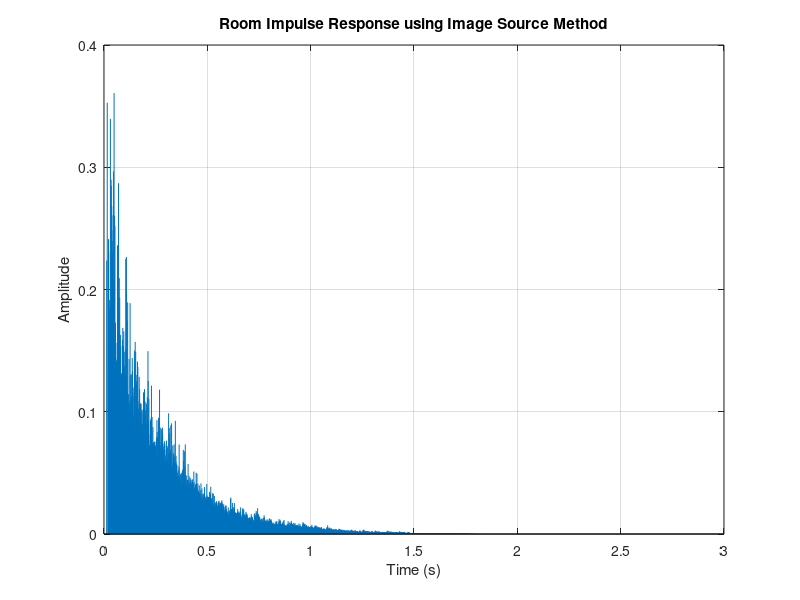

This figure's MATLAB source:
%% MATLAB Starter Code for Image Source Method (ISM)
% This script generates a room impulse response using the Image Source Method.
% It is intended as a starting point for your DSP Assessment.
%
% Key Features:
%   1. Define a custom cuboid room (length, width, height).
%   2. Specify positions for the sound source and receiver.
%   3. Compute reflections up to a user-defined reflection order.
%   4. Include placeholders to incorporate absorption coefficients for each room surface.
%   5. Plot the resulting impulse response.
%   6. Provide a basic framework for later convolution with an audio signal.
%
% You are encouraged to expand the code (e.g., to include higher-order reflections
% or frequency-dependent absorption coefficients) by modifying the indicated sections.

%% 1. Parameter Definition
% Room dimensions (meters)
room_length = 10;    % Length in x-direction
room_width  = 7;     % Width in y-direction
room_height = 3;     % Height in z-direction

% Sound source and receiver (listener) positions [x, y, z] in meters
src_pos = [3, 4, 1.5];   % Source position
rec_pos = [7, 2, 1.5];   % Receiver position

% Sampling parameters and speed of sound
fs = 44100;          % Sampling frequency in Hz
c  = 343;            % Speed of sound in m/s

% Maximum reflection order (i.e. include reflections from -max_order to max_order in each dimension)
max_order = 50;

% Absorption coefficients for surfaces (values between 0 and 1)
% These represent the fraction of energy absorbed at each surface.
% For now, we use a uniform absorption coefficient.
% --- Students: Replace the following with surface-specific coefficients as desired.
absorption_wall   = 0.1;   % Example for left/right and front/back walls
absorption_floor  = 0.1;   % Example for floor
absorption_ceiling= 0.2;   % Example for ceiling
%
% For simplicity, we use a single uniform absorption value.
uniform_absorption = 0.05;  % (Placeholder value)
% Reflection coefficient per reflection (simple model):
reflection_coeff_single = 1 - uniform_absorption; 
% Note: In a more detailed model, you might compute the reflection coefficient 
% as the square root of (1 - absorption) to account for energy conservation.

% Impulse response duration (seconds)
ir_duration = 3.0;  
N = round(fs * ir_duration);    % Number of samples in the IR
h = zeros(N, 1);                % Preallocate the impulse response vector

%% 2. Image Source Computation and IR Construction
% Loop over reflection orders in each spatial dimension.
% The image source method creates virtual sources by “mirroring” the actual source.
% For each axis, the image source coordinate is computed as follows:
%   - If the reflection order (n) is even:  img_coord = n*room_dim + src_coord
%   - If odd:                         img_coord = n*room_dim + (room_dim - src_coord)
%
% The total number of reflections for a given image is the sum of the absolute
% values of the reflection orders in x, y, and z. This count is used to scale
% the amplitude (via the reflection coefficients) and to mimic energy loss.

for nx = -max_order:max_order
    % Compute image source x-coordinate
    if mod(nx,2) == 0
        img_x = src_pos(1) + nx * room_length;
    else
        img_x = (room_length - src_pos(1)) + nx * room_length;
    end
    
    for ny = -max_order:max_order
        % Compute image source y-coordinate
        if mod(ny,2) == 0
            img_y = src_pos(2) + ny * room_width;
        else
            img_y = (room_width - src_pos(2)) + ny * room_width;
        end
        
        for nz = -max_order:max_order
            % Compute image source z-coordinate
            if mod(nz,2) == 0
                img_z = src_pos(3) + nz * room_height;
            else
                img_z = (room_height - src_pos(3)) + nz * room_height;
            end
            
            % Compute the Euclidean distance from the image source to the receiver
            distance = sqrt((img_x - rec_pos(1))^2 + (img_y - rec_pos(2))^2 + (img_z - rec_pos(3))^2);
            
            % Compute the propagation delay in seconds and convert to a sample index
            time_delay = distance / c;
            sample_delay = round(time_delay * fs) + 1;  % +1 for MATLAB 1-indexing
            
            % Count the total number of reflections from all three dimensions
            num_reflections = abs(nx) + abs(ny) + abs(nz);
            
            % Compute the overall reflection coefficient for this image source.
            % --- Students: Modify this section to apply surface-specific absorption.
            % For example, you could assign different reflection coefficients depending on
            % which wall (left/right, front/back, floor/ceiling) was involved in the reflection.
            total_reflection_coeff = reflection_coeff_single^num_reflections;
            
            % Attenuation due to spherical spreading (inverse of distance)
            attenuation = 1 / distance;
            
            % Add the contribution from this image source to the impulse response,
            % if the computed sample delay is within the impulse response length.
            if sample_delay <= N
                h(sample_delay) = h(sample_delay) + total_reflection_coeff * attenuation;
            end
        end
    end
end

%% 3. Plot the Impulse Response
time_axis = (0:N-1) / fs;  % Time vector in seconds
figure;
stem(time_axis, h, 'Marker', 'none');
xlabel('Time (s)');
ylabel('Amplitude');
title('Room Impulse Response using Image Source Method');
grid on;

%% 4. Using the Impulse Response for Convolution Reverb
% The generated impulse response (vector h) can now be used to apply convolution
% reverb to an audio signal.
% Example (uncomment and modify as needed):
%
%   [audio, fs_audio] = audioread('your_audio_file.wav');
%   audio_reverberated = conv(audio, h);
%   soundsc(audio_reverberated, fs);
%
% Students can expand this section to include additional processing, such as
% normalizing the impulse response, using frequency-dependent absorption, or
% implementing higher-order reflections.

%% End of Script